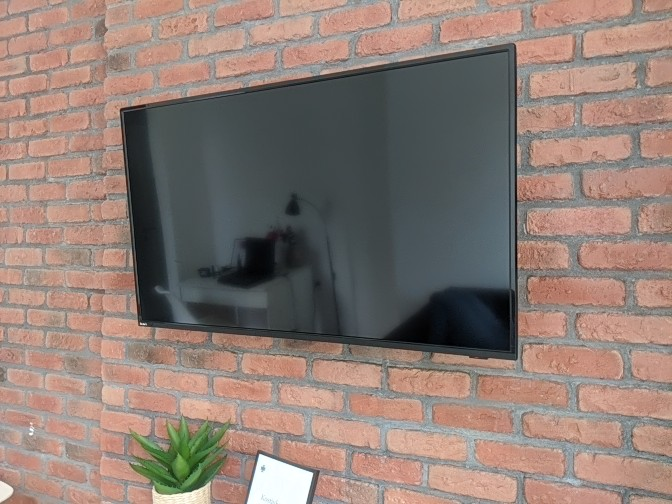
#> input picture media/test.jpg, 672 x 504 px
$ python transform_photo.py
#> lines starting #> are read from the running program, lines starting #| are printed output that depends on the picture
import cv2

# Reading the image
image = cv2.imread('media/test.jpg', cv2.IMREAD_COLOR)
#> image is the input picture: shape (504, 672, 3); mean B, G, R 116.6, 124.4, 141.9

# dividing height and width by 2 to get the center of the image
height, width = image.shape[:2]
#> height = 504; width = 672
print(f"{height} {width}")
#| 504 672

# get the center coordinates of the image to create the 2D rotation matrix
center = (width / 2, height / 2)
#> center = (336, 252)

# using cv2.getRotationMatrix2D() to get the rotation matrix
rotate_matrix = cv2.getRotationMatrix2D(center=center, angle=45, scale=1)

# rotate the image using cv2.warpAffine
rotated_image = cv2.warpAffine(src=image, M=rotate_matrix, dsize=(width, height))
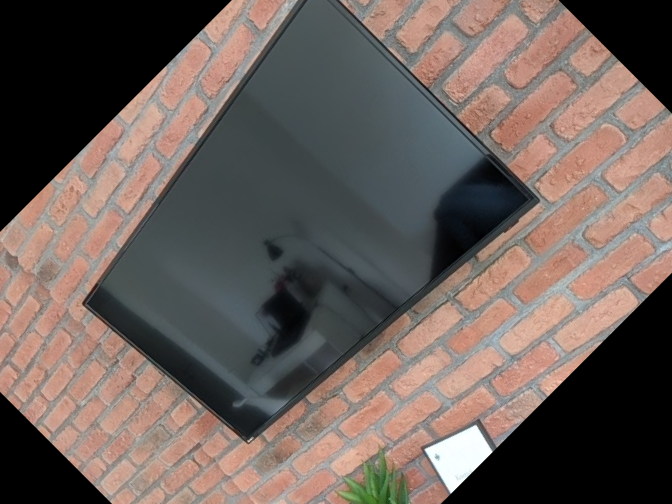
#> rotated_image: shape (504, 672, 3); mean B, G, R 90.3, 95.5, 107.7

print(f"{rotated_image.shape}")
#| (504, 672, 3)
cv2.imshow('Original image', rotate_matrix)
cv2.imshow('Rotated image', rotated_image)
# wait indefinitely, press any key on keyboard to exit
cv2.waitKey(0)
# save the rotated image to disk
cv2.imwrite('media/rotated_image.jpg', rotated_image)
